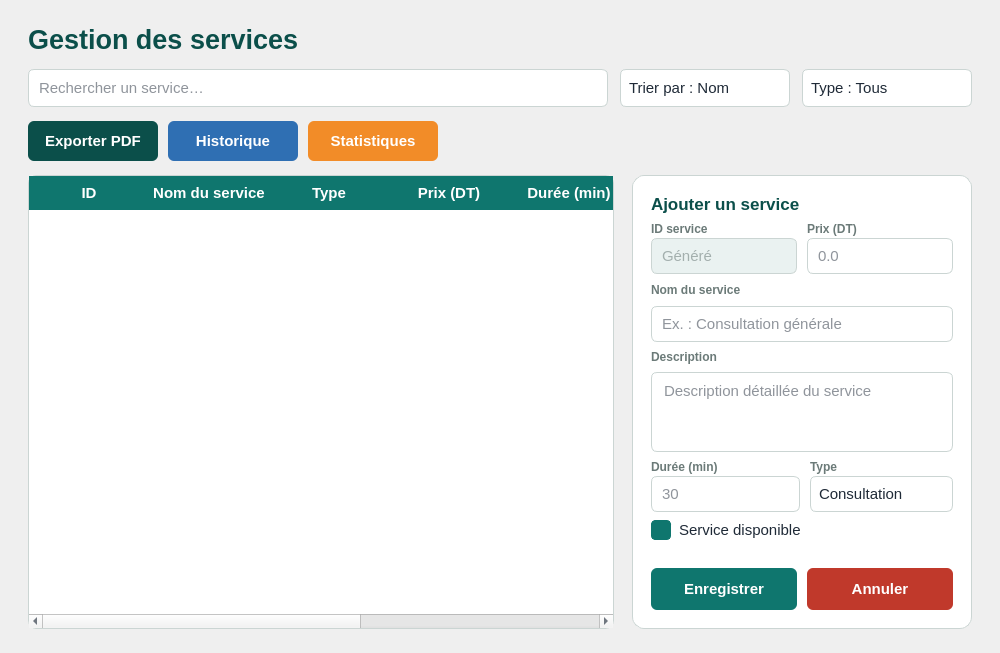
         <widget class="QWidget" name="pageServices">
          <property name="minimumSize">
           <size>
            <width>1000</width>
            <height>0</height>
           </size>
          </property>
          <property name="styleSheet">
           <string notr="true">QWidget {
            font-family: &quot;Arial&quot;;
            font-size: 11pt;
            color: #1F2A37;
        }
        #pageServices {
            background-color: #F4F8F7;
        }
        #labelTitrePage {
            font-size: 20pt;
            font-weight: bold;
            color: #0B4F4A;
        }
        QLineEdit, QComboBox, QPlainTextEdit {
            background-color: #FFFFFF;
            border: 1px solid #CBD5D3;
            border-radius: 6px;
            padding: 5px 8px;
        }
        QLineEdit:focus, QComboBox:focus, QPlainTextEdit:focus {
            border: 2px solid #0F766E;
        }
        QLineEdit:read-only {
            background-color: #EAF2F1;
            color: #5C6B69;
        }
        QComboBox::drop-down {
            border: none;
            width: 24px;
        }
        QComboBox QAbstractItemView {
            background-color: #FFFFFF;
            border: 1px solid #CBD5D3;
            selection-background-color: #CDEAE6;
            selection-color: #1F2A37;
            outline: none;
        }
        QCheckBox {
            spacing: 8px;
        }
        QCheckBox::indicator {
            width: 18px;
            height: 18px;
            border: 1px solid #CBD5D3;
            border-radius: 4px;
            background-color: #FFFFFF;
        }
        QCheckBox::indicator:checked {
            background-color: #0F766E;
            border: 1px solid #0F766E;
        }
        QScrollBar:vertical {
            background: #F4F8F7;
            width: 10px;
            margin: 2px;
        }
        QScrollBar::handle:vertical {
            background: #CBD5D3;
            border-radius: 5px;
            min-height: 24px;
        }
        QScrollBar::handle:vertical:hover {
            background: #9AA6A4;
        }
        QScrollBar::add-line:vertical, QScrollBar::sub-line:vertical {
            height: 0px;
        }
        #btnModifierLigne {
            background-color: #2F6FB3;
            color: #FFFFFF;
            font-size: 10pt;
            font-weight: bold;
            border: none;
            border-radius: 6px;
            padding: 0 12px;
        }
        #btnModifierLigne:hover { background-color: #255A93; }
        #btnSupprimerLigne {
            background-color: #C0392B;
            color: #FFFFFF;
            font-size: 10pt;
            font-weight: bold;
            border: none;
            border-radius: 6px;
            padding: 0 12px;
        }
        #btnSupprimerLigne:hover { background-color: #A5311F; }
        #pushButtonStatistiques {
            background-color: #F28C28;
            color: #FFFFFF;
            font-weight: bold;
            border: none;
            border-radius: 6px;
        }
        #pushButtonStatistiques:hover { background-color: #E07B16; }
        #pushButtonExporterPdf {
            background-color: #0B4F4A;
            color: #FFFFFF;
            font-weight: bold;
            border: none;
            border-radius: 6px;
        }
        #pushButtonExporterPdf:hover { background-color: #083E3A; }
        #pushButtonEnregistrer {
            background-color: #0F766E;
            color: #FFFFFF;
            font-size: 11pt;
            font-weight: bold;
            border: none;
            border-radius: 6px;
        }
        #pushButtonEnregistrer:hover { background-color: #0C5F58; }
        #pushButtonAnnuler {
            background-color: #C0392B;
            color: #FFFFFF;
            font-size: 11pt;
            font-weight: bold;
            border: none;
            border-radius: 6px;
        }
        #pushButtonAnnuler:hover { background-color: #A5311F; }
        #pushButtonHistorique {
            background-color: #2F6FB3;
            color: #FFFFFF;
            font-weight: bold;
            border: none;
            border-radius: 6px;
        }
        #pushButtonHistorique:hover { background-color: #255A93; }
        #frameDetail {
            background-color: #FFFFFF;
            border: 1px solid #CBD5D3;
            border-radius: 12px;
        }
        #labelDetailTitre {
            font-size: 13pt;
            font-weight: bold;
            color: #0B4F4A;
        }
        #labelChampId, #labelChampPrix, #labelChampNomService, #labelChampDescription, #labelChampDuree, #labelChampType {
            font-size: 9pt;
            font-weight: bold;
            color: #6B7A78;
        }
        QTableWidget {
            background-color: #FFFFFF;
            border: 1px solid #CBD5D3;
            border-radius: 8px;
            gridline-color: #E3EAE9;
        }
        QHeaderView::section {
            background-color: #0F766E;
            color: #FFFFFF;
            font-weight: bold;
            padding: 6px 4px;
            border: none;
        }
        QTableWidget::item {
            padding: 4px;
        }
        QTableWidget::item:selected {
            background-color: #CDEAE6;
            color: #1F2A37;
        }</string>
          </property>
          <layout class="QVBoxLayout" name="verticalLayoutRoot">
           <property name="spacing">
            <number>14</number>
           </property>
           <property name="leftMargin">
            <number>28</number>
           </property>
           <property name="topMargin">
            <number>24</number>
           </property>
           <property name="rightMargin">
            <number>28</number>
           </property>
           <property name="bottomMargin">
            <number>24</number>
           </property>
           <item>
            <layout class="QHBoxLayout" name="horizontalLayoutEntete">
             <property name="spacing">
              <number>18</number>
             </property>
             <item>
              <widget class="QLabel" name="labelTitrePage">
               <property name="text">
                <string>Gestion des services</string>
               </property>
              </widget>
             </item>
             <item>
              <spacer name="spacerEntete">
               <property name="orientation">
                <enum>Qt::Orientation::Horizontal</enum>
               </property>
               <property name="sizeHint" stdset="0">
                <size>
                 <width>40</width>
                 <height>20</height>
                </size>
               </property>
              </spacer>
             </item>
            </layout>
           </item>
           <item>
            <layout class="QHBoxLayout" name="horizontalLayoutFiltres">
             <property name="spacing">
              <number>12</number>
             </property>
             <item>
              <widget class="QLineEdit" name="lineEditRecherche">
               <property name="minimumSize">
                <size>
                 <width>0</width>
                 <height>38</height>
                </size>
               </property>
               <property name="placeholderText">
                <string>Rechercher un service…</string>
               </property>
              </widget>
             </item>
             <item>
              <widget class="QComboBox" name="comboBoxTri">
               <property name="minimumSize">
                <size>
                 <width>170</width>
                 <height>38</height>
                </size>
               </property>
               <item>
                <property name="text">
                 <string>Trier par : Nom</string>
                </property>
               </item>
               <item>
                <property name="text">
                 <string>Trier par : Prix</string>
                </property>
               </item>
               <item>
                <property name="text">
                 <string>Trier par : Durée</string>
                </property>
               </item>
               <item>
                <property name="text">
                 <string>Trier par : Type</string>
                </property>
               </item>
              </widget>
             </item>
             <item>
              <widget class="QComboBox" name="comboBoxFiltreType">
               <property name="minimumSize">
                <size>
                 <width>170</width>
                 <height>38</height>
                </size>
               </property>
               <item>
                <property name="text">
                 <string>Type : Tous</string>
                </property>
               </item>
               <item>
                <property name="text">
                 <string>Consultation</string>
                </property>
               </item>
               <item>
                <property name="text">
                 <string>Vaccination</string>
                </property>
               </item>
               <item>
                <property name="text">
                 <string>Traitement</string>
                </property>
               </item>
               <item>
                <property name="text">
                 <string>Chirurgie</string>
                </property>
               </item>
               <item>
                <property name="text">
                 <string>Éducation</string>
                </property>
               </item>
               <item>
                <property name="text">
                 <string>Comportement</string>
                </property>
               </item>
              </widget>
             </item>
            </layout>
           </item>
           <item>
            <layout class="QHBoxLayout" name="horizontalLayoutBoutons">
             <property name="spacing">
              <number>10</number>
             </property>
             <item>
              <widget class="QPushButton" name="pushButtonExporterPdf">
               <property name="minimumSize">
                <size>
                 <width>130</width>
                 <height>40</height>
                </size>
               </property>
               <property name="cursor">
                <cursorShape>PointingHandCursor</cursorShape>
               </property>
               <property name="text">
                <string>Exporter PDF</string>
               </property>
              </widget>
             </item>
             <item>
              <widget class="QPushButton" name="pushButtonHistorique">
               <property name="minimumSize">
                <size>
                 <width>130</width>
                 <height>40</height>
                </size>
               </property>
               <property name="cursor">
                <cursorShape>PointingHandCursor</cursorShape>
               </property>
               <property name="text">
                <string>Historique</string>
               </property>
              </widget>
             </item>
             <item>
              <widget class="QPushButton" name="pushButtonStatistiques">
               <property name="minimumSize">
                <size>
                 <width>130</width>
                 <height>40</height>
                </size>
               </property>
               <property name="cursor">
                <cursorShape>PointingHandCursor</cursorShape>
               </property>
               <property name="text">
                <string>Statistiques</string>
               </property>
              </widget>
             </item>
             <item>
              <spacer name="spacerBoutons">
               <property name="orientation">
                <enum>Qt::Orientation::Horizontal</enum>
               </property>
               <property name="sizeHint" stdset="0">
                <size>
                 <width>40</width>
                 <height>20</height>
                </size>
               </property>
              </spacer>
             </item>
            </layout>
           </item>
           <item>
            <layout class="QHBoxLayout" name="horizontalLayoutContenu">
             <property name="spacing">
              <number>18</number>
             </property>
             <item>
              <layout class="QVBoxLayout" name="verticalLayoutGauche">
               <property name="spacing">
                <number>14</number>
               </property>
               <item>
              <widget class="QTableWidget" name="tableWidgetServices">
               <property name="editTriggers">
                <set>QAbstractItemView::EditTrigger::NoEditTriggers</set>
               </property>
               <property name="alternatingRowColors">
                <bool>true</bool>
               </property>
               <property name="selectionMode">
                <enum>QAbstractItemView::SelectionMode::SingleSelection</enum>
               </property>
               <property name="selectionBehavior">
                <enum>QAbstractItemView::SelectionBehavior::SelectRows</enum>
               </property>
               <property name="showGrid">
                <bool>true</bool>
               </property>
               <property name="sortingEnabled">
                <bool>false</bool>
               </property>
               <attribute name="horizontalHeaderDefaultSectionSize">
                <number>120</number>
               </attribute>
               <attribute name="horizontalHeaderMinimumSectionSize">
                <number>50</number>
               </attribute>
               <attribute name="horizontalHeaderStretchLastSection">
                <bool>true</bool>
               </attribute>
               <attribute name="verticalHeaderDefaultSectionSize">
                <number>46</number>
               </attribute>
               <attribute name="verticalHeaderVisible">
                <bool>false</bool>
               </attribute>
               <column>
                <property name="text">
                 <string>ID</string>
                </property>
               </column>
               <column>
                <property name="text">
                 <string>Nom du service</string>
                </property>
               </column>
               <column>
                <property name="text">
                 <string>Type</string>
                </property>
               </column>
               <column>
                <property name="text">
                 <string>Prix (DT)</string>
                </property>
               </column>
               <column>
                <property name="text">
                 <string>Durée (min)</string>
                </property>
               </column>
               <column>
                <property name="text">
                 <string>Disponible</string>
                </property>
               </column>
               <column>
                <property name="text">
                 <string>Actions</string>
                </property>
               </column>
              </widget>
               </item>
              </layout>
             </item>
             <item>
              <widget class="QFrame" name="frameDetail">
               <property name="minimumSize">
                <size>
                 <width>320</width>
                 <height>0</height>
                </size>
               </property>
               <property name="maximumSize">
                <size>
                 <width>340</width>
                 <height>16777215</height>
                </size>
               </property>
               <layout class="QVBoxLayout" name="verticalLayoutDetail">
                <property name="spacing">
                 <number>8</number>
                </property>
                <property name="leftMargin">
                 <number>18</number>
                </property>
                <property name="topMargin">
                 <number>18</number>
                </property>
                <property name="rightMargin">
                 <number>18</number>
                </property>
                <property name="bottomMargin">
                 <number>18</number>
                </property>
                <item>
                 <widget class="QLabel" name="labelDetailTitre">
                  <property name="text">
                   <string>Ajouter un service</string>
                  </property>
                 </widget>
                </item>
                <item>
                 <layout class="QHBoxLayout" name="horizontalLayoutIdPrix">
                  <property name="spacing">
                   <number>10</number>
                  </property>
                  <item>
                   <layout class="QVBoxLayout" name="verticalLayoutId">
                    <property name="spacing">
                     <number>2</number>
                    </property>
                    <item>
                     <widget class="QLabel" name="labelChampId">
                      <property name="text">
                       <string>ID service</string>
                      </property>
                     </widget>
                    </item>
                    <item>
                     <widget class="QLineEdit" name="lineEditIdService">
                      <property name="minimumSize">
                       <size>
                        <width>0</width>
                        <height>36</height>
                       </size>
                      </property>
                      <property name="readOnly">
                       <bool>true</bool>
                      </property>
                      <property name="placeholderText">
                       <string>Généré</string>
                      </property>
                     </widget>
                    </item>
                   </layout>
                  </item>
                  <item>
                   <layout class="QVBoxLayout" name="verticalLayoutPrix">
                    <property name="spacing">
                     <number>2</number>
                    </property>
                    <item>
                     <widget class="QLabel" name="labelChampPrix">
                      <property name="text">
                       <string>Prix (DT)</string>
                      </property>
                     </widget>
                    </item>
                    <item>
                     <widget class="QLineEdit" name="lineEditPrix">
                      <property name="minimumSize">
                       <size>
                        <width>0</width>
                        <height>36</height>
                       </size>
                      </property>
                      <property name="placeholderText">
                       <string>0.0</string>
                      </property>
                     </widget>
                    </item>
                   </layout>
                  </item>
                 </layout>
                </item>
                <item>
                 <widget class="QLabel" name="labelChampNomService">
                  <property name="minimumSize">
                   <size>
                    <width>0</width>
                    <height>16</height>
                   </size>
                  </property>
                  <property name="text">
                   <string>Nom du service</string>
                  </property>
                  <property name="wordWrap">
                   <bool>false</bool>
                  </property>
                 </widget>
                </item>
                <item>
                 <widget class="QLineEdit" name="lineEditNomService">
                  <property name="minimumSize">
                   <size>
                    <width>0</width>
                    <height>36</height>
                   </size>
                  </property>
                  <property name="placeholderText">
                   <string>Ex. : Consultation générale</string>
                  </property>
                 </widget>
                </item>
                <item>
                 <widget class="QLabel" name="labelChampDescription">
                  <property name="text">
                   <string>Description</string>
                  </property>
                 </widget>
                </item>
                <item>
                 <widget class="QPlainTextEdit" name="plainTextEditDescription">
                  <property name="minimumSize">
                   <size>
                    <width>0</width>
                    <height>70</height>
                   </size>
                  </property>
                  <property name="maximumSize">
                   <size>
                    <width>16777215</width>
                    <height>80</height>
                   </size>
                  </property>
                  <property name="placeholderText">
                   <string>Description détaillée du service</string>
                  </property>
                 </widget>
                </item>
                <item>
                 <layout class="QHBoxLayout" name="horizontalLayoutDureeType">
                  <property name="spacing">
                   <number>10</number>
                  </property>
                  <item>
                   <layout class="QVBoxLayout" name="verticalLayoutDuree">
                    <property name="spacing">
                     <number>2</number>
                    </property>
                    <item>
                     <widget class="QLabel" name="labelChampDuree">
                      <property name="text">
                       <string>Durée (min)</string>
                      </property>
                     </widget>
                    </item>
                    <item>
                     <widget class="QLineEdit" name="lineEditDuree">
                      <property name="minimumSize">
                       <size>
                        <width>0</width>
                        <height>36</height>
                       </size>
                      </property>
                      <property name="placeholderText">
                       <string>30</string>
                      </property>
                     </widget>
                    </item>
                   </layout>
                  </item>
                  <item>
                   <layout class="QVBoxLayout" name="verticalLayoutType">
                    <property name="spacing">
                     <number>2</number>
                    </property>
                    <item>
                     <widget class="QLabel" name="labelChampType">
                      <property name="text">
                       <string>Type</string>
                      </property>
                     </widget>
                    </item>
                    <item>
                     <widget class="QComboBox" name="comboBoxType">
                      <property name="minimumSize">
                       <size>
                        <width>0</width>
                        <height>36</height>
                       </size>
                      </property>
                      <item>
                       <property name="text">
                        <string>Consultation</string>
                       </property>
                      </item>
                      <item>
                       <property name="text">
                        <string>Vaccination</string>
                       </property>
                      </item>
                      <item>
                       <property name="text">
                        <string>Traitement</string>
                       </property>
                      </item>
                      <item>
                       <property name="text">
                        <string>Chirurgie</string>
                       </property>
                      </item>
                      <item>
                       <property name="text">
                        <string>Éducation</string>
                       </property>
                      </item>
                      <item>
                       <property name="text">
                        <string>Comportement</string>
                       </property>
                      </item>
                     </widget>
                    </item>
                   </layout>
                  </item>
                 </layout>
                </item>
                <item>
                 <widget class="QCheckBox" name="checkBoxDisponible">
                  <property name="text">
                   <string>Service disponible</string>
                  </property>
                  <property name="checked">
                   <bool>true</bool>
                  </property>
                 </widget>
                </item>
                <item>
                 <spacer name="spacerDetail">
                  <property name="orientation">
                   <enum>Qt::Orientation::Vertical</enum>
                  </property>
                  <property name="sizeHint" stdset="0">
                   <size>
                    <width>20</width>
                    <height>20</height>
                   </size>
                  </property>
                 </spacer>
                </item>
                <item>
                 <layout class="QHBoxLayout" name="horizontalLayoutActions">
                  <property name="spacing">
                   <number>10</number>
                  </property>
                  <item>
                   <widget class="QPushButton" name="pushButtonEnregistrer">
                    <property name="minimumSize">
                     <size>
                      <width>0</width>
                      <height>42</height>
                     </size>
                    </property>
                    <property name="cursor">
                     <cursorShape>PointingHandCursor</cursorShape>
                    </property>
                    <property name="text">
                     <string>Enregistrer</string>
                    </property>
                   </widget>
                  </item>
                  <item>
                   <widget class="QPushButton" name="pushButtonAnnuler">
                    <property name="minimumSize">
                     <size>
                      <width>0</width>
                      <height>42</height>
                     </size>
                    </property>
                    <property name="cursor">
                     <cursorShape>PointingHandCursor</cursorShape>
                    </property>
                    <property name="text">
                     <string>Annuler</string>
                    </property>
                   </widget>
                  </item>
                 </layout>
                </item>
               </layout>
              </widget>
             </item>
            </layout>
           </item>
          </layout>
         </widget>
